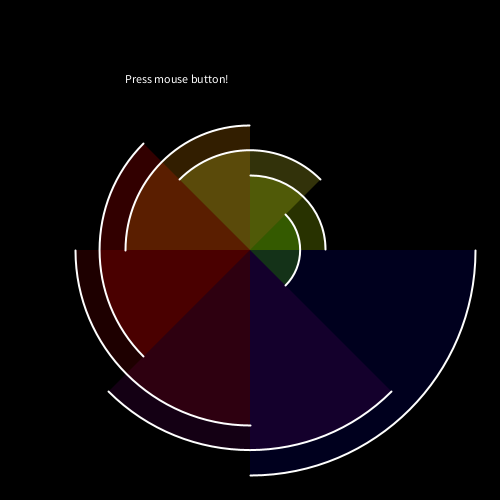
Frame 1 (no input)
Frame 60 (the mouse pressed at the canvas centre just before this capture): identical to frame 1, image omitted
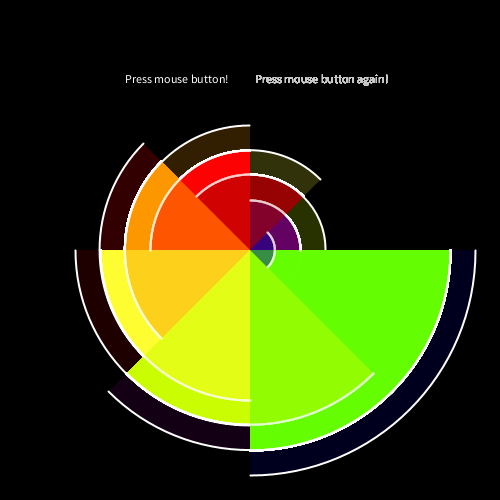
Frame 120 (the mouse held since frame 60 and released just before this capture)

The Processing sketch that drew these frames (run headless with seeded random() and noise(); from frame 60 on, the mouse is pressed at the canvas centre):

// Processing sketch: processing_161301
// ── processing_161301.pde

/** 
 * Title: ARCS WITH VARIABLES AND A MOUSE FUNCTION<br>
 * Name: CHARLES HANNA <br>
 * Date: 24/09/2013 <br>
 * Assignment: A_1_5 <br> 
 **/

// declaration of the x & y variables globally
  int xPos;
  int yPos;
    
//  PI shapes
  int pi1 = 0;
  float pi2 = QUARTER_PI;
  float pi3 = HALF_PI;
  float pi4 = HALF_PI+QUARTER_PI;
  float pi5 = PI;
  float pi6 = PI+QUARTER_PI;
  float pi7 = PI+HALF_PI;
  float pi8 = PI+HALF_PI+QUARTER_PI;
  float pi9 = TWO_PI;
  float pi10 = TWO_PI+QUARTER_PI;

// arc size
  int arcSize1 = 50;
  int arcSize2 = arcSize1*2;
  int arcSize3 = arcSize1*3;
  int arcSize4 = arcSize1*4;
  int arcSize5 = arcSize1*5;
  int arcSize6 = arcSize1*6;
  int arcSize7 = arcSize1*7;
  int arcSize8 = arcSize1*8;
  int arcSize9 = arcSize1*9;

// colors variables
  color lightest = color(51, 255, 255, 50);
  color lighter = color(102, 255, 0, 50);
  color light = color(204, 255, 0, 50);
  color midLight = color(255, 255, 51, 50);
  color mid = color(255, 153, 0, 50);
  color midDark = color(255, 0, 0, 50);
  color dark = color(153, 0, 0, 50);
  color darker = color(102, 0, 102, 50);
  color darkest = color(0, 0, 153, 50);

// text variable
  String pressBtn = "Press mouse button!"; 
  String pressBtnAgain = "  Press mouse button again!";



// setup function
void setup(){
  
  
  // Set the dimensions of the window
  size(500, 500);
  
  // Set the background to black
  background(0);
 

  // x position local variables value
  xPos = width/2;

  // y position local variables value
  yPos = height/2;
  

  //fill & stroke color of the first row
  stroke(255);
  strokeWeight(2);

  //text on top
  text(pressBtn, xPos/2, yPos/3);
  

  //initial arcs sizes and position and colors
  fill(darkest);
  arc(yPos, yPos, arcSize9, arcSize9, pi1, pi3);

  fill(darker);
  arc(xPos, yPos, arcSize8, arcSize8, pi2, pi4);

  fill(dark);
  arc(xPos, yPos, arcSize7, arcSize7, pi3, pi5);

  fill(midDark);
  arc(xPos, yPos, arcSize6, arcSize6, pi4, pi6);

  fill(mid);
  arc(xPos, yPos, arcSize5, arcSize5, pi5, pi7);

  fill(midLight);
  arc(xPos, yPos, arcSize4, arcSize4, pi6, pi8);

  fill(light);
  arc(xPos, yPos, arcSize3, arcSize3, pi7, pi9);

  fill(lighter);
  arc(xPos, yPos, arcSize2, arcSize2, pi8, pi10);
  
}


// draw function
void draw(){

  //condition: if the mouse button is pressed initiate function
  if (mousePressed) {
    //another text will show + a color
      fill(200);   
      text(pressBtnAgain, xPos, yPos/3);
      
      
    //another arcs series will show with different sizes and position and colors/alpha  
      fill(darkest);
      arc(xPos, yPos, arcSize1, arcSize1, pi8, pi10);
  
      fill(darker);
      arc(xPos, yPos, arcSize2, arcSize2, pi7, pi9);
  
      fill(dark);
      arc(xPos, yPos, arcSize3, arcSize3, pi6, pi8);
  
      fill(midDark);
      arc(xPos, yPos, arcSize4, arcSize4, pi5, pi7);
  
      fill(mid);
      arc(xPos, yPos, arcSize5, arcSize5, pi4, pi6);
  
      fill(midLight);
      arc(xPos, yPos, arcSize6, arcSize6, pi3, pi5);
  
      fill(light);
      arc(xPos, yPos, arcSize7, arcSize7, pi2, pi4);
  
      fill(lighter);
      arc(xPos, yPos, arcSize8, arcSize8, pi1, pi3);
  }
}
